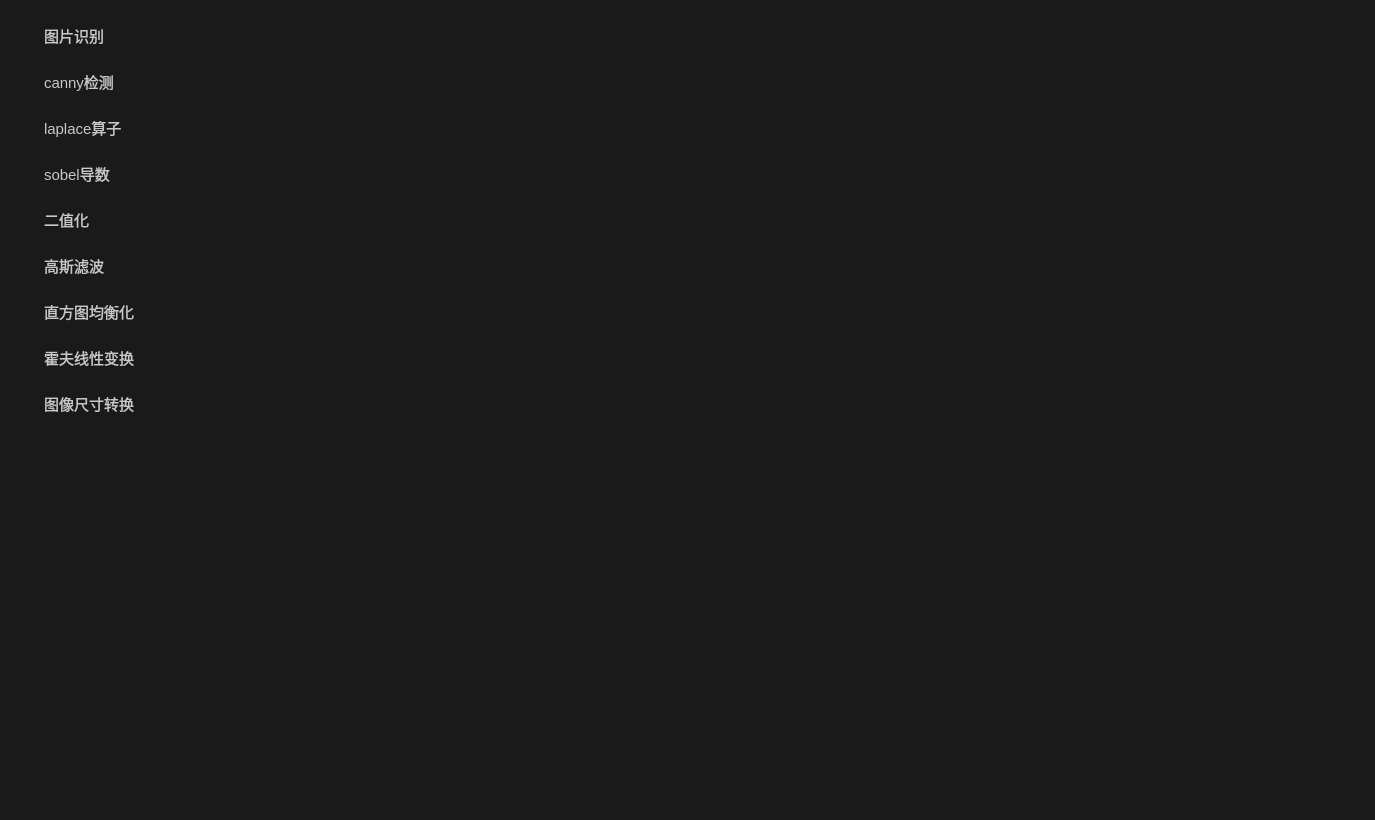
<?xml version="1.0" encoding="UTF-8"?>
<ui version="4.0">
 <class>QScrollAreaClass</class>
 <widget class="QWidget" name="QScrollAreaClass">
  <property name="geometry">
   <rect>
    <x>0</x>
    <y>0</y>
    <width>1375</width>
    <height>820</height>
   </rect>
  </property>
  <property name="windowTitle">
   <string>QScrollArea</string>
  </property>
  <property name="styleSheet">
   <string notr="true">QWidget
{
	background-color:rgb(26,26,26);
}
QWidget#QScrollAreaClass
{
	border-radius:8px;
}
QListWidget
{
	background-color:rgb(26,26,26);
	color:rgb(200,200,200);
	font-size:15px;
	border-radius:1px
}

QListWidget::item
{
	height:40px;
	padding-left:10px;
}
QListWidget::item:!active
{
	background:rgb(26,26,26);
	margin:5px 20px 1px 20px;
}
QListWidget::item:hover
{
	background:rgb(56,56,56);
	padding-left:30px;
}
QListWidget::item:selected
{
	border-radius:15px;
	background:lightblue;
}
QListWidget::item:selected:!active
{
	background:rgb(51,51,51);
	color:#3F85FF;
}

</string>
  </property>
  <widget class="QWidget" name="layoutWidget">
   <property name="geometry">
    <rect>
     <x>0</x>
     <y>0</y>
     <width>1402</width>
     <height>811</height>
    </rect>
   </property>
   <layout class="QHBoxLayout" name="horizontalLayout">
    <property name="spacing">
     <number>0</number>
    </property>
    <property name="topMargin">
     <number>10</number>
    </property>
    <item>
     <widget class="QListWidget" name="listWidget">
      <property name="minimumSize">
       <size>
        <width>150</width>
        <height>0</height>
       </size>
      </property>
      <property name="maximumSize">
       <size>
        <width>150</width>
        <height>16777215</height>
       </size>
      </property>
      <property name="frameShape">
       <enum>QFrame::NoFrame</enum>
      </property>
      <property name="horizontalScrollBarPolicy">
       <enum>Qt::ScrollBarAlwaysOff</enum>
      </property>
      <item>
       <property name="text">
        <string>图片识别</string>
       </property>
      </item>
      <item>
       <property name="text">
        <string>canny检测</string>
       </property>
      </item>
      <item>
       <property name="text">
        <string>laplace算子</string>
       </property>
      </item>
      <item>
       <property name="text">
        <string>sobel导数</string>
       </property>
      </item>
      <item>
       <property name="text">
        <string>二值化</string>
       </property>
      </item>
      <item>
       <property name="text">
        <string>高斯滤波</string>
       </property>
      </item>
      <item>
       <property name="text">
        <string>直方图均衡化</string>
       </property>
      </item>
      <item>
       <property name="text">
        <string>霍夫线性变换</string>
       </property>
      </item>
      <item>
       <property name="text">
        <string>图像尺寸转换</string>
       </property>
      </item>
     </widget>
    </item>
    <item>
     <widget class="QScrollArea" name="scrollArea">
      <property name="minimumSize">
       <size>
        <width>1250</width>
        <height>800</height>
       </size>
      </property>
      <property name="maximumSize">
       <size>
        <width>1250</width>
        <height>800</height>
       </size>
      </property>
      <property name="frameShape">
       <enum>QFrame::NoFrame</enum>
      </property>
      <property name="widgetResizable">
       <bool>true</bool>
      </property>
      <widget class="QWidget" name="scrollAreaWidgetContents">
       <property name="geometry">
        <rect>
         <x>0</x>
         <y>0</y>
         <width>1250</width>
         <height>800</height>
        </rect>
       </property>
      </widget>
     </widget>
    </item>
   </layout>
  </widget>
 </widget>
 <layoutdefault spacing="6" margin="11"/>
 <resources/>
 <connections/>
</ui>
